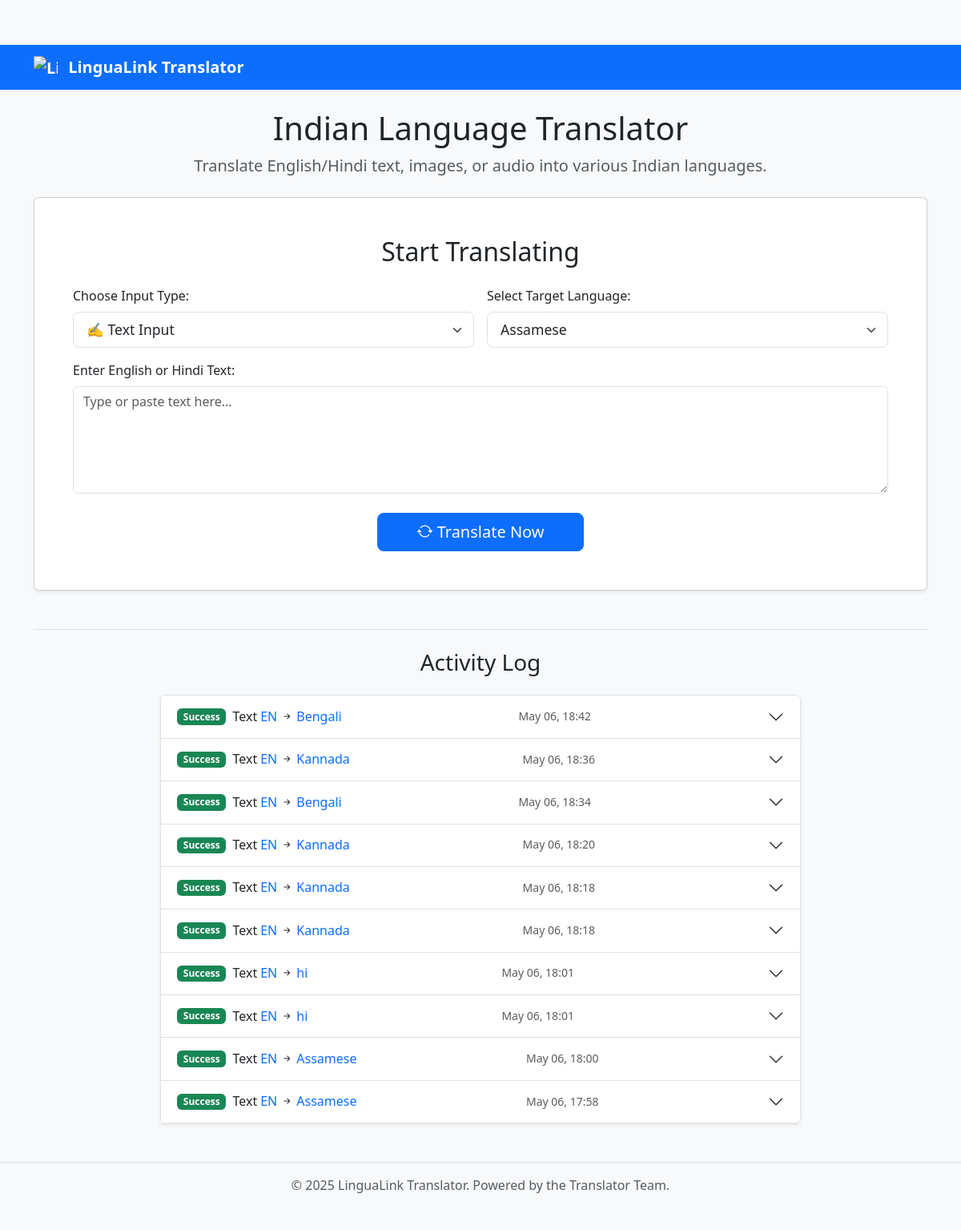
The page / on the database its author committed.
### models.py (models this page shows, shortened)
class TranslationLog(db.Model):
    id = db.Column(db.Integer, primary_key=True)
    timestamp = db.Column(db.DateTime, default=datetime.utcnow)
    input_type = db.Column(db.String(20), nullable=False) # 'text', 'ocr', 'audio'
    source_language = db.Column(db.String(10), nullable=False) # e.g., 'en', 'hi'
    target_language = db.Column(db.String(10), nullable=False) # e.g., 'mr', 'ta', 'bn'
    original_text = db.Column(db.Text, nullable=True)
    translated_text = db.Column(db.Text, nullable=True)
    error_message = db.Column(db.Text, nullable=True) # Store errors if any

### app.py (the view, shortened to what this page needs)
@app.route('/', methods=['GET', 'POST'])
def index_route(): # Ensure the function name matches here
    translation_result = None
    original_text = request.form.get('text_input', '') if request.method == 'POST' else ''
    detected_lang_nllb = ""
    error = None
    default_target_friendly_name = list(utils.SUPPORTED_LANGUAGES.keys())[0]
    selected_target_friendly_name = request.form.get('target_language', default_target_friendly_name)
    main_result_tts_supported = False
    main_result_tts_code = 'en'
    recent_logs = TranslationLog.query.order_by(TranslationLog.timestamp.desc()).limit(10).all()
    selected_nllb_for_main_result = utils.SUPPORTED_LANGUAGES.get(selected_target_friendly_name)
    if selected_nllb_for_main_result: # Check if mapping exists
        tts_code_for_main = MASTER_TTS_CONFIG.get(selected_nllb_for_main_result) # Use .get() for safety
        if tts_code_for_main:
            main_result_tts_supported = True
            main_result_tts_code = tts_code_for_main
    return render_template(
        'index.html',
        utils_supported_languages=utils.SUPPORTED_LANGUAGES, # <--- THIS IS THE KEY VARIABLE
        selected_target_lang=selected_target_friendly_name,
        original_text=original_text,
        translation_result=translation_result,
        detected_lang=NLLB_TO_FRIENDLY_NAME.get(detected_lang_nllb, detected_lang_nllb),
        error=error,
        main_result_tts_supported=main_result_tts_supported,
        main_result_tts_code=main_result_tts_code,
        recent_logs=recent_logs,
        MASTER_TTS_CONFIG=MASTER_TTS_CONFIG,
        NLLB_TO_FRIENDLY_NAME=NLLB_TO_FRIENDLY_NAME,
        current_year=datetime.now().year,
    )

### templates/index.html (shortened to what this page needs)
<!DOCTYPE html>
<html lang="en">
<head>
    <link href="https://cdn.jsdelivr.net/npm/bootstrap@5.3.2/dist/css/bootstrap.min.css" rel="stylesheet">
    <link rel="stylesheet" href="https://cdn.jsdelivr.net/npm/bootstrap-icons@1.11.1/font/bootstrap-icons.css">
    <link rel="stylesheet" href="{{ url_for('static', filename='style.css') }}">
</head>
<body>
    <nav class="navbar navbar-expand-lg navbar-dark bg-primary shadow-sm">
        <div class="container">
            <a class="navbar-brand fw-bold" href="/">
                <img src="{{ url_for('static', filename='favicon.svg') }}" alt="LinguaLink Logo" width="30" height="24" class="d-inline-block align-text-top me-2">
                LinguaLink Translator
            </a>
        </div>
    </nav>
    <div class="container mt-4 mb-5">
        <div class="text-center mb-4">
            <h1>Indian Language Translator</h1>
            <p class="lead text-muted">Translate English/Hindi text, images, or audio into various Indian languages.</p>
        </div>
        <div class="card shadow-sm mb-4">
            <div class="card-body p-lg-5 p-4">
                <h2 class="card-title text-center mb-4">Start Translating</h2>
                <form method="POST" enctype="multipart/form-data">
                    <div class="row g-3">
                        <div class="col-md-6">
                            <label for="input_type" class="form-label fw-medium">Choose Input Type:</label>
                            <select class="form-select form-select-lg" id="input_type" name="input_type" onchange="toggleInputFields()">
                                <option value="text" {% if request.form.get('input_type', 'text') == 'text' %}selected{% endif %}>✍️ Text Input</option>
                            </select>
                        </div>
                        <div class="col-md-6">
                             <label for="target_language" class="form-label fw-medium">Select Target Language:</label>
                            <select class="form-select form-select-lg" id="target_language" name="target_language">
                                {% for lang_name_key, nllb_code_val in utils_supported_languages.items() %}
                                    <option value="{{ lang_name_key }}" {% if lang_name_key == selected_target_lang %}selected{% endif %}>{{ lang_name_key }}</option>
                                {% endfor %}
                            </select>
                        </div>
                        <div class="col-12" id="text_input_div">
                            <label for="text_input" class="form-label fw-medium">Enter English or Hindi Text:</label>
                            <textarea class="form-control" id="text_input" name="text_input" rows="5" placeholder="Type or paste text here...">{{ request.form['text_input'] if 'text_input' in request.form else original_text }}</textarea>
                        </div>
                        <div class="col-12 text-center mt-4">
                            <button type="submit" class="btn btn-primary btn-lg px-5">
                                <i class="bi bi-arrow-repeat"></i> Translate Now
                            </button>
                        </div>
                    </div>
                </form>
            </div>
        </div>
        <div class="mt-5 pt-4 border-top">
            <h3 class="text-center mb-4">Activity Log</h3>
            {% if recent_logs %}
                <div class="accordion shadow-sm mx-auto" id="activityLogAccordion" style="max-width: 800px;">
                    {% for log in recent_logs %}
                    <div class="accordion-item">
                        <h2 class="accordion-header" id="heading{{ loop.index }}">
                            <button class="accordion-button collapsed" type="button" data-bs-toggle="collapse" data-bs-target="#collapse{{ loop.index }}" aria-expanded="false" aria-controls="collapse{{ loop.index }}">
                                <span class="badge {{ 'bg-success' if log.translated_text else 'bg-danger' }} me-2">{{ 'Success' if log.translated_text else 'Failed' }}</span>
                                <span class="fw-normal me-1">{{ log.input_type|title }}</span>
                                <span class="text-primary">{{ NLLB_TO_FRIENDLY_NAME.get(log.source_language, log.source_language)|upper }}</span>
                                <i class="bi bi-arrow-right-short mx-1"></i>
                                <span class="text-primary">{{ NLLB_TO_FRIENDLY_NAME.get(log.target_language, log.target_language) }}</span>
                                <span class="ms-auto text-muted small">{{ log.timestamp.strftime('%b %d, %H:%M') }}</span>
                            </button>
                        </h2>
                    </div>
                    {% endfor %}
                </div>
            {% else %}
                <p class="text-center text-muted">No recent translation activity logged.</p>
            {% endif %}
        </div>
    </div>
    <footer class="bg-light text-center text-muted py-3 mt-5 border-top">
        <div class="container">
            <p class="mb-0">© {{ current_year }} LinguaLink Translator. Powered by the Translator Team.</p>
        </div>
    </footer>
</body>
</html>

### static/style.css (style rules this page uses)
body { background-color: #f8f9fa; padding-top: 56px; padding-bottom: 3rem; }
.navbar-brand { font-weight: bold; }
.card.shadow-sm { transition: box-shadow 0.3s ease-in-out; }
.form-select-lg { font-size: 1.1rem; }
textarea.form-control { resize: vertical; }
footer { border-top: 1px solid #e9ecef; }

### rows shown on the page
TranslationLog: translated_text "Success", input_type "Text", get "EN", get "Bengali", timestamp "May 06, 18:42"
TranslationLog: translated_text "Success", input_type "Text", get "EN", get "Kannada", timestamp "May 06, 18:36"
TranslationLog: translated_text "Success", input_type "Text", get "EN", get "Bengali", timestamp "May 06, 18:34"
TranslationLog: translated_text "Success", input_type "Text", get "EN", get "Kannada", timestamp "May 06, 18:20"
TranslationLog: translated_text "Success", input_type "Text", get "EN", get "Kannada", timestamp "May 06, 18:18"
TranslationLog: translated_text "Success", input_type "Text", get "EN", get "Kannada", timestamp "May 06, 18:18"
TranslationLog: translated_text "Success", input_type "Text", get "EN", get "hi", timestamp "May 06, 18:01"
TranslationLog: translated_text "Success", input_type "Text", get "EN", get "hi", timestamp "May 06, 18:01"
TranslationLog: translated_text "Success", input_type "Text", get "EN", get "Assamese", timestamp "May 06, 18:00"
TranslationLog: translated_text "Success", input_type "Text", get "EN", get "Assamese", timestamp "May 06, 17:58"

### other values the page prints
form field target_language "Assamese"
